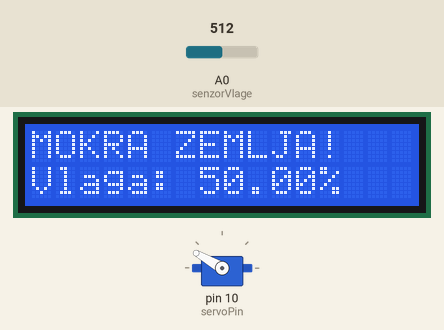
Bench run of a sketch on a simulated Arduino Uno, built with avr-gcc and run on an emulated ATmega328P. On the bench: servo, 16×2 character LCD. The inputs (shaded band) are chosen by the test bench; at power-on: A0 (senzorVlage) = 512.

Above: at 1.2 s.
1.3 s: A0 (senzorVlage) set to 300
At 2.9 s:
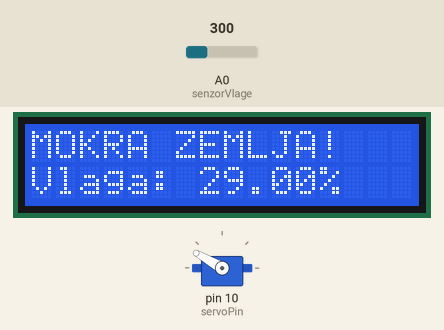
4.0 s: A0 (senzorVlage) set to 279
At 6.2 s:
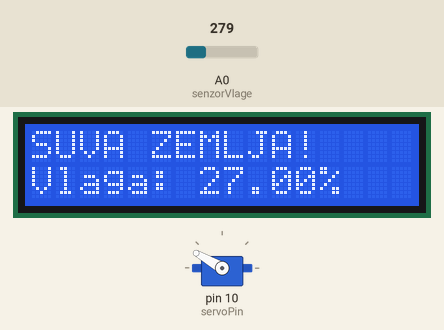
6.7 s: A0 (senzorVlage) set to 111
At 8.2 s:
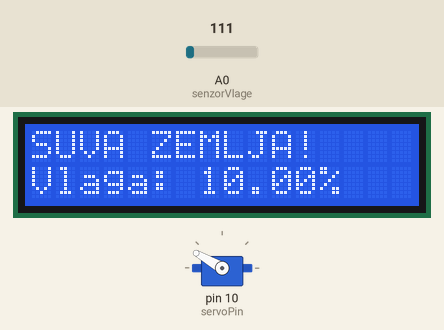
9.4 s: A0 (senzorVlage) set to 93
At 12.1 s:
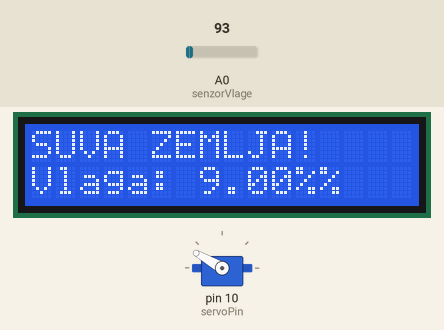
12.6 s: A0 (senzorVlage) set to 306
At 14.6 s:
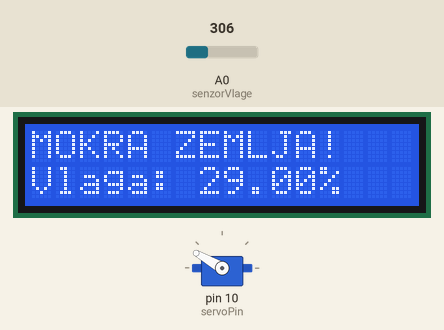
Timing chart, 0 to 16.1 s (numbered marks = the images above; inputs shaded):
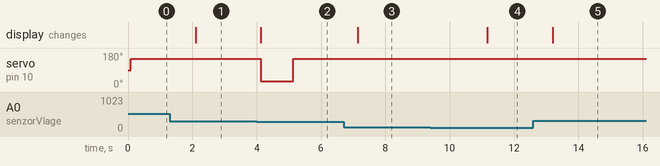

The sketch:

B24_Program.ino
```cpp
// ---  B25 - Vlaznost zemljista
// ---  Autor: Mateo Radic
// ---  10.06.2022.

#include <Wire.h>
#include <LiquidCrystal_I2C.h>
#include <Servo.h>

LiquidCrystal_I2C lcd(0x27, 16, 2);

float zadatiStepenVlage = 27.5;
int statusZemlje = 0;

// pinovi za senzore
int senzorVlage = A0;
int servoPin = 10;

Servo Servo1;


void setup() {
  Servo1.attach(servoPin);
  lcd.begin();
  lcd.backlight();
  lcd.setCursor(0,0);
}

void loop() {
  Servo1.write(150);
  int reading = analogRead(senzorVlage); // ocitavanje sa pina
  float naponSenzora = reading;
  float vlaga = map(reading,0,1024,0,100);
  lcd.setCursor(0, 1); // tekst se prebacuje u drugi red
  lcd.print("Vlaga: "+String(vlaga)+"%");
  if(zadatiStepenVlage < vlaga && statusZemlje == 0) {
    lcd.setCursor(0,0);
    lcd.write("MOKRA ZEMLJA! ");
    statusZemlje = 1;
  }
  else if(zadatiStepenVlage > vlaga && statusZemlje == 1) {
    lcd.setCursor(0,0);
    lcd.write("SUVA ZEMLJA!  ");
    statusZemlje = 0;
    Servo1.write(30);
    delay(1000);
    Servo1.write(150);
  }
  delay(2000); // osvezavanje svake 2 sekunde
}
```

Measured:
- the behaviour switches between 287 and 286 on A0 (senzorVlage) (found by bisection; images 1 and 2)
- the behaviour switches between 103 and 102 on A0 (senzorVlage) (found by bisection; images 3 and 4)
- after the input at 1.3 s, the display: changes after 0.81 s (image 1)
- after the input at 4.0 s, servo on pin 10 (servoPin): 150° → 30° after 0.13 s, → 150° 1.0 s later; the display: changes after 0.13 s (image 2)
- after the input at 6.7 s, the display: changes after 0.45 s (image 3)
- after the input at 9.4 s, the display: changes after 1.8 s (image 4)
- after the input at 12.6 s, the display: changes after 0.60 s (image 5)
